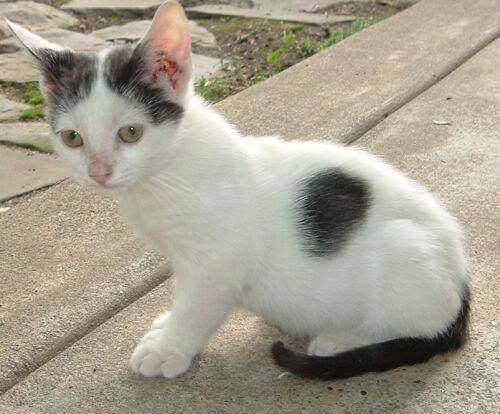
#> input picture 01_Picture/01_cat.jpg, 500 x 414 px
$ jupyter execute --allow-errors '08_图像融合.ipynb'   (shell and % lines are left out)
#> lines starting #> are read from the running program, lines starting #| are printed output that depends on the picture
# 图像融合

# 1. 图像融合

[cell 1]
import cv2 #opencv的缩写为cv2
import matplotlib.pyplot as plt # matplotlib库用于绘图展示
import numpy as np   # numpy数值计算工具包

# 魔法指令，直接展示图，Jupyter notebook特有

## 1.1 图像变换

[cell 2]
img_cat = cv2.imread('01_Picture/01_cat.jpg')
#> img_cat is the input picture: shape (414, 500, 3); mean B, G, R 144.3, 159.9, 165.9
img_dog = cv2.imread('01_Picture/03_dog.jpg')
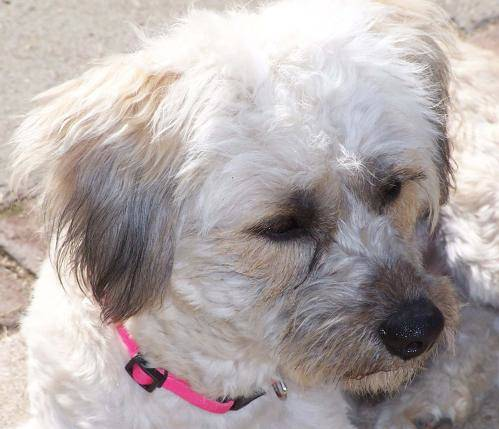
#> input picture 01_Picture/03_dog.jpg, 499 x 429 px
#> img_dog is the input picture: shape (429, 499, 3); mean B, G, R 169.1, 169.9, 178.9

print(img_cat.shape)
#| (414, 500, 3)
print(img_dog.shape)
#| (429, 499, 3)
#> (the rest of this cell did not finish here and is left out)

[cell 3]
print(img_cat.shape)
#| (414, 500, 3)
print(img_dog.shape)
#| (429, 499, 3)
img_dog = cv2.resize(img_dog,(500,414))
#> img_dog: shape (414, 500, 3)
img_dog.shape
#> Out = (414, 500, 3)

## 1.2 图像融合

[cell 4]
res = cv2.addWeighted(img_cat,0.4,img_dog,0.6,0) # img_cat 的权重为 0.4，img_dog 的权重为 0.6
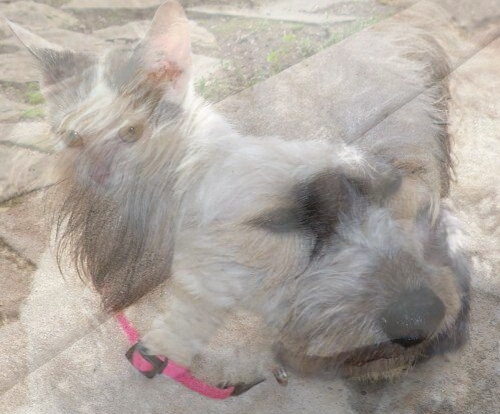
#> res: shape (414, 500, 3); mean B, G, R 159.1, 165.8, 173.6
res2 = cv2.add(img_cat,img_dog)
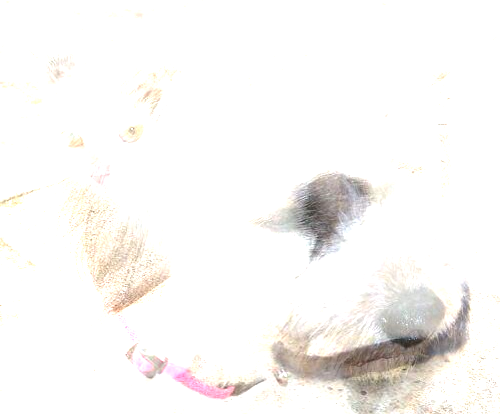
#> res2: shape (414, 500, 3); mean B, G, R 244.7, 246.5, 248.3
res3 = img_cat+img_dog
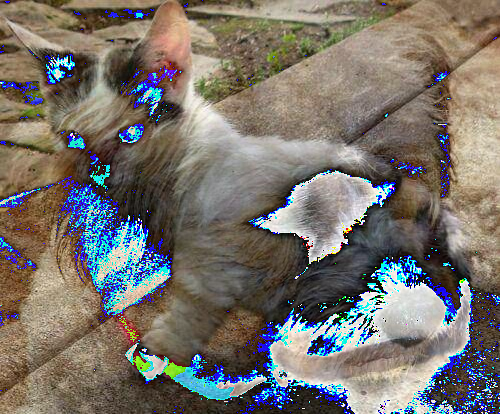
#> res3: shape (414, 500, 3); mean B, G, R 107.6, 114.3, 119.8
print(img_dog.shape)
#| (414, 500, 3)
plt.subplot(131), plt.imshow(res), plt.title('res1')
plt.subplot(132), plt.imshow(res2), plt.title('res2')
plt.subplot(133), plt.imshow(res3), plt.title('res3')
plt.show()
#> figure, not shown here; B, G, R data is drawn as R, G, B

[cell 5]
res = cv2.addWeighted(img_cat,0.4,img_dog,0.6,0) # img_cat 的权重为 0.4，img_dog 的权重为 0.6
print(img_dog.shape)
#| (414, 500, 3)
